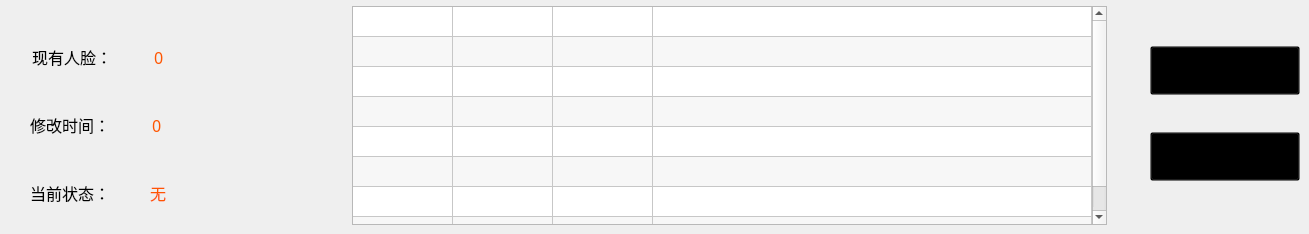
    <widget class="QWidget" name="tab_manage">
     <attribute name="title">
      <string>管理</string>
     </attribute>
     <widget class="QLabel" name="label_class_8">
      <property name="geometry">
       <rect>
        <x>32</x>
        <y>42</y>
        <width>119</width>
        <height>30</height>
       </rect>
      </property>
      <property name="maximumSize">
       <size>
        <width>16777215</width>
        <height>30</height>
       </size>
      </property>
      <property name="font">
       <font>
        <family>华文仿宋</family>
        <pointsize>12</pointsize>
       </font>
      </property>
      <property name="text">
       <string>&lt;html&gt;&lt;head/&gt;&lt;body&gt;&lt;p&gt;现有人脸：&lt;/p&gt;&lt;/body&gt;&lt;/html&gt;</string>
      </property>
     </widget>
     <widget class="QLabel" name="label_mana_face_num">
      <property name="geometry">
       <rect>
        <x>154</x>
        <y>42</y>
        <width>189</width>
        <height>30</height>
       </rect>
      </property>
      <property name="minimumSize">
       <size>
        <width>100</width>
        <height>30</height>
       </size>
      </property>
      <property name="font">
       <font>
        <family>SimSun-ExtB</family>
        <pointsize>12</pointsize>
       </font>
      </property>
      <property name="styleSheet">
       <string notr="true">color: rgb(255, 85, 0);</string>
      </property>
      <property name="text">
       <string>0</string>
      </property>
     </widget>
     <widget class="QToolButton" name="toolButton_mana_update">
      <property name="geometry">
       <rect>
        <x>1150</x>
        <y>46</y>
        <width>150</width>
        <height>49</height>
       </rect>
      </property>
      <property name="minimumSize">
       <size>
        <width>150</width>
        <height>40</height>
       </size>
      </property>
      <property name="maximumSize">
       <size>
        <width>200</width>
        <height>50</height>
       </size>
      </property>
      <property name="cursor">
       <cursorShape>PointingHandCursor</cursorShape>
      </property>
      <property name="autoFillBackground">
       <bool>false</bool>
      </property>
      <property name="styleSheet">
       <string notr="true">background-color: transparent;</string>
      </property>
      <property name="text">
       <string/>
      </property>
      <property name="icon">
       <iconset resource="image1.qrc">
        <normaloff>:/newPrefix/images_test/update.png</normaloff>:/newPrefix/images_test/update.png</iconset>
      </property>
      <property name="iconSize">
       <size>
        <width>327</width>
        <height>69</height>
       </size>
      </property>
      <property name="popupMode">
       <enum>QToolButton::DelayedPopup</enum>
      </property>
      <property name="toolButtonStyle">
       <enum>Qt::ToolButtonTextUnderIcon</enum>
      </property>
      <property name="autoRaise">
       <bool>false</bool>
      </property>
      <property name="arrowType">
       <enum>Qt::NoArrow</enum>
      </property>
     </widget>
     <widget class="QToolButton" name="toolButton_mana_delete">
      <property name="geometry">
       <rect>
        <x>1150</x>
        <y>132</y>
        <width>150</width>
        <height>49</height>
       </rect>
      </property>
      <property name="minimumSize">
       <size>
        <width>150</width>
        <height>40</height>
       </size>
      </property>
      <property name="maximumSize">
       <size>
        <width>200</width>
        <height>50</height>
       </size>
      </property>
      <property name="cursor">
       <cursorShape>PointingHandCursor</cursorShape>
      </property>
      <property name="autoFillBackground">
       <bool>false</bool>
      </property>
      <property name="styleSheet">
       <string notr="true">background-color: transparent;</string>
      </property>
      <property name="text">
       <string/>
      </property>
      <property name="icon">
       <iconset resource="image1.qrc">
        <normaloff>:/newPrefix/images_test/delete.png</normaloff>:/newPrefix/images_test/delete.png</iconset>
      </property>
      <property name="iconSize">
       <size>
        <width>327</width>
        <height>69</height>
       </size>
      </property>
      <property name="popupMode">
       <enum>QToolButton::DelayedPopup</enum>
      </property>
      <property name="toolButtonStyle">
       <enum>Qt::ToolButtonTextUnderIcon</enum>
      </property>
      <property name="autoRaise">
       <bool>false</bool>
      </property>
      <property name="arrowType">
       <enum>Qt::NoArrow</enum>
      </property>
     </widget>
     <widget class="QLabel" name="label_class_9">
      <property name="geometry">
       <rect>
        <x>30</x>
        <y>110</y>
        <width>117</width>
        <height>30</height>
       </rect>
      </property>
      <property name="maximumSize">
       <size>
        <width>16777215</width>
        <height>30</height>
       </size>
      </property>
      <property name="font">
       <font>
        <family>华文仿宋</family>
        <pointsize>12</pointsize>
       </font>
      </property>
      <property name="text">
       <string>&lt;html&gt;&lt;head/&gt;&lt;body&gt;&lt;p&gt;修改时间：&lt;/p&gt;&lt;/body&gt;&lt;/html&gt;</string>
      </property>
     </widget>
     <widget class="QLabel" name="label_mana_time">
      <property name="geometry">
       <rect>
        <x>152</x>
        <y>110</y>
        <width>189</width>
        <height>30</height>
       </rect>
      </property>
      <property name="minimumSize">
       <size>
        <width>100</width>
        <height>30</height>
       </size>
      </property>
      <property name="font">
       <font>
        <family>SimSun-ExtB</family>
        <pointsize>12</pointsize>
       </font>
      </property>
      <property name="styleSheet">
       <string notr="true">color: rgb(255, 85, 0);</string>
      </property>
      <property name="text">
       <string>0</string>
      </property>
     </widget>
     <widget class="QLabel" name="label_class_10">
      <property name="geometry">
       <rect>
        <x>30</x>
        <y>178</y>
        <width>115</width>
        <height>30</height>
       </rect>
      </property>
      <property name="maximumSize">
       <size>
        <width>16777215</width>
        <height>30</height>
       </size>
      </property>
      <property name="font">
       <font>
        <family>华文仿宋</family>
        <pointsize>12</pointsize>
       </font>
      </property>
      <property name="text">
       <string>&lt;html&gt;&lt;head/&gt;&lt;body&gt;&lt;p&gt;当前状态：&lt;/p&gt;&lt;/body&gt;&lt;/html&gt;</string>
      </property>
     </widget>
     <widget class="QLabel" name="label_mana_info">
      <property name="geometry">
       <rect>
        <x>150</x>
        <y>178</y>
        <width>189</width>
        <height>30</height>
       </rect>
      </property>
      <property name="minimumSize">
       <size>
        <width>100</width>
        <height>30</height>
       </size>
      </property>
      <property name="font">
       <font>
        <family>SimSun-ExtB</family>
        <pointsize>12</pointsize>
       </font>
      </property>
      <property name="styleSheet">
       <string notr="true">color: rgb(255, 85, 0);</string>
      </property>
      <property name="text">
       <string>无</string>
      </property>
     </widget>
     <widget class="QTableWidget" name="tableWidget_mana">
      <property name="geometry">
       <rect>
        <x>352</x>
        <y>6</y>
        <width>755</width>
        <height>219</height>
       </rect>
      </property>
      <property name="sizePolicy">
       <sizepolicy hsizetype="Expanding" vsizetype="Expanding">
        <horstretch>0</horstretch>
        <verstretch>0</verstretch>
       </sizepolicy>
      </property>
      <property name="minimumSize">
       <size>
        <width>569</width>
        <height>150</height>
       </size>
      </property>
      <property name="maximumSize">
       <size>
        <width>16777215</width>
        <height>220</height>
       </size>
      </property>
      <property name="font">
       <font>
        <pointsize>10</pointsize>
       </font>
      </property>
      <property name="verticalScrollBarPolicy">
       <enum>Qt::ScrollBarAsNeeded</enum>
      </property>
      <property name="horizontalScrollBarPolicy">
       <enum>Qt::ScrollBarAlwaysOff</enum>
      </property>
      <property name="sizeAdjustPolicy">
       <enum>QAbstractScrollArea::AdjustIgnored</enum>
      </property>
      <property name="alternatingRowColors">
       <bool>true</bool>
      </property>
      <property name="wordWrap">
       <bool>false</bool>
      </property>
      <property name="rowCount">
       <number>8</number>
      </property>
      <attribute name="horizontalHeaderVisible">
       <bool>false</bool>
      </attribute>
      <attribute name="horizontalHeaderCascadingSectionResizes">
       <bool>false</bool>
      </attribute>
      <attribute name="horizontalHeaderStretchLastSection">
       <bool>true</bool>
      </attribute>
      <attribute name="verticalHeaderVisible">
       <bool>false</bool>
      </attribute>
      <attribute name="verticalHeaderCascadingSectionResizes">
       <bool>false</bool>
      </attribute>
      <row>
       <property name="text">
        <string>0</string>
       </property>
      </row>
      <row>
       <property name="text">
        <string>1</string>
       </property>
      </row>
      <row>
       <property name="text">
        <string>2</string>
       </property>
      </row>
      <row/>
      <row/>
      <row/>
      <row/>
      <row/>
      <column>
       <property name="text">
        <string>序号</string>
       </property>
       <property name="font">
        <font>
         <family>微软雅黑</family>
         <pointsize>9</pointsize>
         <weight>50</weight>
         <bold>false</bold>
        </font>
       </property>
       <property name="textAlignment">
        <set>AlignCenter</set>
       </property>
      </column>
      <column>
       <property name="text">
        <string>位置</string>
       </property>
       <property name="font">
        <font>
         <family>微软雅黑</family>
         <pointsize>9</pointsize>
         <weight>50</weight>
         <bold>false</bold>
        </font>
       </property>
       <property name="textAlignment">
        <set>AlignCenter</set>
       </property>
      </column>
      <column>
       <property name="text">
        <string>人脸</string>
       </property>
       <property name="font">
        <font>
         <family>微软雅黑</family>
         <pointsize>9</pointsize>
         <weight>50</weight>
         <bold>false</bold>
        </font>
       </property>
       <property name="textAlignment">
        <set>AlignCenter</set>
       </property>
      </column>
      <column>
       <property name="text">
        <string>时间</string>
       </property>
       <property name="font">
        <font>
         <family>微软雅黑</family>
         <pointsize>9</pointsize>
        </font>
       </property>
       <property name="textAlignment">
        <set>AlignCenter</set>
       </property>
      </column>
      <item row="0" column="0">
       <property name="text">
        <string/>
       </property>
       <property name="textAlignment">
        <set>AlignCenter</set>
       </property>
      </item>
      <item row="0" column="1">
       <property name="text">
        <string/>
       </property>
       <property name="textAlignment">
        <set>AlignLeading|AlignVCenter</set>
       </property>
      </item>
      <item row="0" column="2">
       <property name="text">
        <string/>
       </property>
       <property name="textAlignment">
        <set>AlignCenter</set>
       </property>
      </item>
      <item row="1" column="0">
       <property name="text">
        <string/>
       </property>
       <property name="textAlignment">
        <set>AlignCenter</set>
       </property>
      </item>
      <item row="1" column="2">
       <property name="text">
        <string/>
       </property>
       <property name="textAlignment">
        <set>AlignCenter</set>
       </property>
      </item>
      <item row="2" column="0">
       <property name="text">
        <string/>
       </property>
       <property name="textAlignment">
        <set>AlignCenter</set>
       </property>
      </item>
      <item row="2" column="2">
       <property name="text">
        <string/>
       </property>
       <property name="textAlignment">
        <set>AlignCenter</set>
       </property>
      </item>
     </widget>
    </widget>
